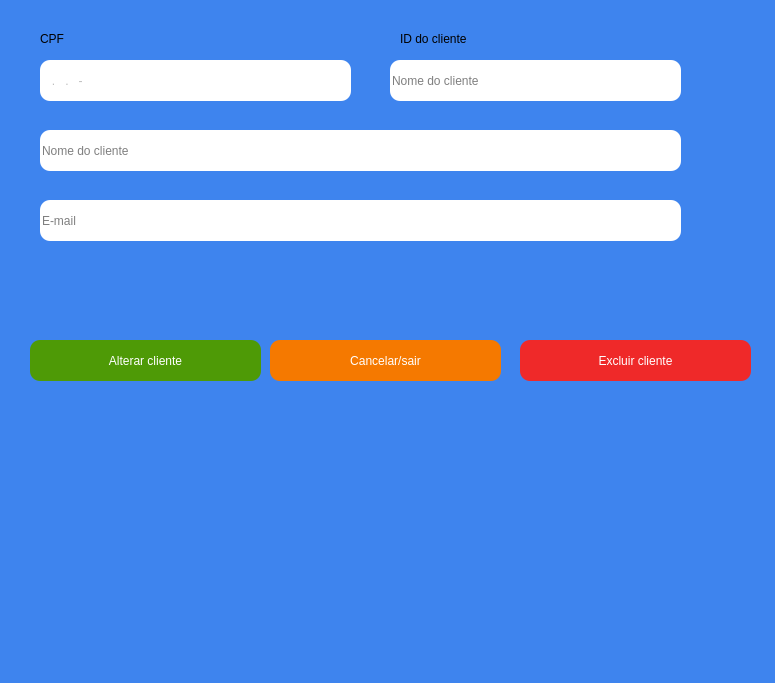
<?xml version="1.0" encoding="UTF-8"?>
<ui version="4.0">
 <class>MainWindow</class>
 <widget class="QMainWindow" name="MainWindow">
  <property name="windowModality">
   <enum>Qt::ApplicationModal</enum>
  </property>
  <property name="enabled">
   <bool>true</bool>
  </property>
  <property name="geometry">
   <rect>
    <x>0</x>
    <y>0</y>
    <width>775</width>
    <height>683</height>
   </rect>
  </property>
  <property name="font">
   <font>
    <pointsize>14</pointsize>
   </font>
  </property>
  <property name="mouseTracking">
   <bool>true</bool>
  </property>
  <property name="windowTitle">
   <string>Manutenção de clientes</string>
  </property>
  <property name="styleSheet">
   <string notr="true">background-color: rgb(62, 132, 238);</string>
  </property>
  <widget class="QWidget" name="centralwidget">
   <widget class="QLineEdit" name="InputNome">
    <property name="enabled">
     <bool>true</bool>
    </property>
    <property name="geometry">
     <rect>
      <x>40</x>
      <y>130</y>
      <width>641</width>
      <height>41</height>
     </rect>
    </property>
    <property name="styleSheet">
     <string notr="true">background-color: rgb(255, 255, 255);
border-radius: 10px;
border-color: rgb(0,0,0);
</string>
    </property>
    <property name="readOnly">
     <bool>false</bool>
    </property>
    <property name="placeholderText">
     <string>Nome do cliente</string>
    </property>
   </widget>
   <widget class="QPushButton" name="BtnCancelar">
    <property name="geometry">
     <rect>
      <x>270</x>
      <y>340</y>
      <width>231</width>
      <height>41</height>
     </rect>
    </property>
    <property name="cursor">
     <cursorShape>PointingHandCursor</cursorShape>
    </property>
    <property name="styleSheet">
     <string notr="true">background-color: rgb(245, 121, 0);
color: rgb(255, 255, 255);
border-radius: 10px;</string>
    </property>
    <property name="text">
     <string>Cancelar/sair</string>
    </property>
   </widget>
   <widget class="QLineEdit" name="InputCPF">
    <property name="enabled">
     <bool>false</bool>
    </property>
    <property name="geometry">
     <rect>
      <x>40</x>
      <y>60</y>
      <width>311</width>
      <height>41</height>
     </rect>
    </property>
    <property name="styleSheet">
     <string notr="true">background-color: rgb(255, 255, 255);
border-radius: 10px;
border-color: rgb(0,0,0);
</string>
    </property>
    <property name="inputMask">
     <string>000.000.000-00</string>
    </property>
    <property name="readOnly">
     <bool>true</bool>
    </property>
    <property name="placeholderText">
     <string>Numero do Celular com DDD</string>
    </property>
   </widget>
   <widget class="QLabel" name="label_4">
    <property name="geometry">
     <rect>
      <x>40</x>
      <y>30</y>
      <width>131</width>
      <height>17</height>
     </rect>
    </property>
    <property name="text">
     <string>CPF</string>
    </property>
   </widget>
   <widget class="QLineEdit" name="InputEmail">
    <property name="enabled">
     <bool>true</bool>
    </property>
    <property name="geometry">
     <rect>
      <x>40</x>
      <y>200</y>
      <width>641</width>
      <height>41</height>
     </rect>
    </property>
    <property name="styleSheet">
     <string notr="true">background-color: rgb(255, 255, 255);
border-radius: 10px;
border-color: rgb(0,0,0);
</string>
    </property>
    <property name="readOnly">
     <bool>false</bool>
    </property>
    <property name="placeholderText">
     <string>E-mail</string>
    </property>
   </widget>
   <widget class="QPushButton" name="BtnExcluir">
    <property name="geometry">
     <rect>
      <x>520</x>
      <y>340</y>
      <width>231</width>
      <height>41</height>
     </rect>
    </property>
    <property name="cursor">
     <cursorShape>PointingHandCursor</cursorShape>
    </property>
    <property name="styleSheet">
     <string notr="true">color: rgb(255, 255, 255);
background-color: rgb(239, 41, 41);
border-radius: 10px;</string>
    </property>
    <property name="text">
     <string>Excluir cliente</string>
    </property>
   </widget>
   <widget class="QPushButton" name="BtnConfirmar">
    <property name="geometry">
     <rect>
      <x>30</x>
      <y>340</y>
      <width>231</width>
      <height>41</height>
     </rect>
    </property>
    <property name="cursor">
     <cursorShape>PointingHandCursor</cursorShape>
    </property>
    <property name="styleSheet">
     <string notr="true">background-color:rgb(78, 154, 6);
color: rgb(255, 255, 255);
border-radius: 10px;</string>
    </property>
    <property name="text">
     <string>Alterar cliente</string>
    </property>
   </widget>
   <widget class="QLineEdit" name="InputID">
    <property name="enabled">
     <bool>false</bool>
    </property>
    <property name="geometry">
     <rect>
      <x>390</x>
      <y>60</y>
      <width>291</width>
      <height>41</height>
     </rect>
    </property>
    <property name="styleSheet">
     <string notr="true">background-color: rgb(255, 255, 255);
border-radius: 10px;
border-color: rgb(0,0,0);
</string>
    </property>
    <property name="readOnly">
     <bool>true</bool>
    </property>
    <property name="placeholderText">
     <string>Nome do cliente</string>
    </property>
   </widget>
   <widget class="QLabel" name="label_5">
    <property name="geometry">
     <rect>
      <x>400</x>
      <y>30</y>
      <width>131</width>
      <height>17</height>
     </rect>
    </property>
    <property name="text">
     <string>ID do cliente</string>
    </property>
   </widget>
  </widget>
 </widget>
 <tabstops>
  <tabstop>InputCPF</tabstop>
  <tabstop>InputID</tabstop>
  <tabstop>InputNome</tabstop>
  <tabstop>InputEmail</tabstop>
  <tabstop>BtnConfirmar</tabstop>
  <tabstop>BtnCancelar</tabstop>
  <tabstop>BtnExcluir</tabstop>
 </tabstops>
 <resources/>
 <connections/>
</ui>
